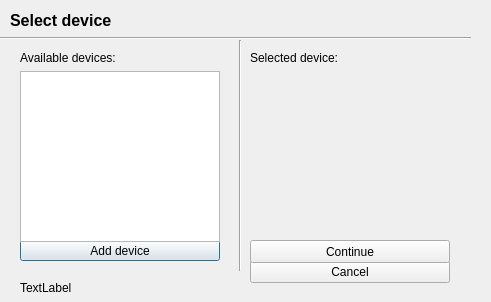
<?xml version="1.0" encoding="UTF-8"?>

<ui version="4.0">

 <class>DeviceDialog</class>

 <widget class="QDialog" name="DeviceDialog">

  <property name="geometry">

   <rect>

    <x>0</x>

    <y>0</y>

    <width>491</width>

    <height>302</height>

   </rect>

  </property>

  <property name="windowTitle">

   <string>Dialog</string>

  </property>

  <widget class="Line" name="line">

   <property name="geometry">

    <rect>

     <x>230</x>

     <y>40</y>

     <width>20</width>

     <height>231</height>

    </rect>

   </property>

   <property name="orientation">

    <enum>Qt::Vertical</enum>

   </property>

  </widget>

  <widget class="QLabel" name="label_2">

   <property name="geometry">

    <rect>

     <x>10</x>

     <y>0</y>

     <width>141</width>

     <height>41</height>

    </rect>

   </property>

   <property name="font">

    <font>

     <pointsize>12</pointsize>

     <weight>75</weight>

     <bold>true</bold>

    </font>

   </property>

   <property name="text">

    <string>Select device</string>

   </property>

  </widget>

  <widget class="QPushButton" name="btnAddDevice">

   <property name="geometry">

    <rect>

     <x>20</x>

     <y>240</y>

     <width>200</width>

     <height>21</height>

    </rect>

   </property>

   <property name="minimumSize">

    <size>

     <width>200</width>

     <height>0</height>

    </size>

   </property>

   <property name="text">

    <string>Add device</string>

   </property>

  </widget>

  <widget class="QLabel" name="label">

   <property name="geometry">

    <rect>

     <x>20</x>

     <y>50</y>

     <width>131</width>

     <height>16</height>

    </rect>

   </property>

   <property name="text">

    <string>Available devices:</string>

   </property>

  </widget>

  <widget class="QPushButton" name="btnCancel">

   <property name="geometry">

    <rect>

     <x>250</x>

     <y>260</y>

     <width>200</width>

     <height>23</height>

    </rect>

   </property>

   <property name="minimumSize">

    <size>

     <width>200</width>

     <height>0</height>

    </size>

   </property>

   <property name="text">

    <string>Cancel</string>

   </property>

  </widget>

  <widget class="QPushButton" name="btnContinue">

   <property name="geometry">

    <rect>

     <x>250</x>

     <y>240</y>

     <width>200</width>

     <height>23</height>

    </rect>

   </property>

   <property name="minimumSize">

    <size>

     <width>200</width>

     <height>0</height>

    </size>

   </property>

   <property name="text">

    <string>Continue</string>

   </property>

  </widget>

  <widget class="QLabel" name="label_3">

   <property name="geometry">

    <rect>

     <x>250</x>

     <y>50</y>

     <width>131</width>

     <height>16</height>

    </rect>

   </property>

   <property name="text">

    <string>Selected device:</string>

   </property>

  </widget>

  <widget class="QLabel" name="lblNameDevice">

   <property name="geometry">

    <rect>

     <x>250</x>

     <y>70</y>

     <width>361</width>

     <height>131</height>

    </rect>

   </property>

   <property name="text">

    <string/>

   </property>

  </widget>

  <widget class="QLabel" name="lblTest">

   <property name="geometry">

    <rect>

     <x>20</x>

     <y>280</y>

     <width>451</width>

     <height>16</height>

    </rect>

   </property>

   <property name="text">

    <string>TextLabel</string>

   </property>

  </widget>

  <widget class="QListWidget" name="lbListDevices">

   <property name="geometry">

    <rect>

     <x>20</x>

     <y>71</y>

     <width>200</width>

     <height>171</height>

    </rect>

   </property>

   <property name="minimumSize">

    <size>

     <width>200</width>

     <height>0</height>

    </size>

   </property>

  </widget>

  <widget class="Line" name="line_2">

   <property name="geometry">

    <rect>

     <x>0</x>

     <y>30</y>

     <width>471</width>

     <height>16</height>

    </rect>

   </property>

   <property name="orientation">

    <enum>Qt::Horizontal</enum>

   </property>

  </widget>

 </widget>

 <resources/>

 <connections/>

</ui>
